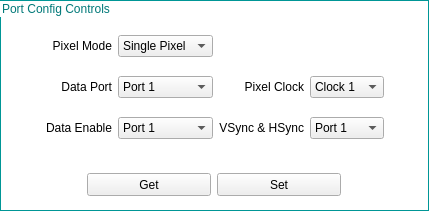
                   <widget class="QGroupBox" name="PixelMode">
                    <property name="geometry">
                     <rect>
                      <x>457</x>
                      <y>268</y>
                      <width>429</width>
                      <height>211</height>
                     </rect>
                    </property>
                    <property name="sizePolicy">
                     <sizepolicy hsizetype="Minimum" vsizetype="Minimum">
                      <horstretch>0</horstretch>
                      <verstretch>0</verstretch>
                     </sizepolicy>
                    </property>
                    <property name="minimumSize">
                     <size>
                      <width>429</width>
                      <height>211</height>
                     </size>
                    </property>
                    <property name="styleSheet">
                     <string notr="true">QGroupBox{ border: 1px solid ;
background-color: transparent;
border-color: rgb(0,150,150);
color:rgb(0,120,120);
;}</string>
                    </property>
                    <property name="title">
                     <string>Port Config Controls</string>
                    </property>
                    <widget class="QWidget" name="layoutWidget_1">
                     <property name="geometry">
                      <rect>
                       <x>38</x>
                       <y>22</y>
                       <width>346</width>
                       <height>131</height>
                      </rect>
                     </property>
                     <layout class="QGridLayout" name="gridLayout_21">
                      <item row="0" column="0">
                       <widget class="QLabel" name="label_PixelMode">
                        <property name="text">
                         <string>Pixel Mode</string>
                        </property>
                        <property name="alignment">
                         <set>Qt::AlignRight|Qt::AlignTrailing|Qt::AlignVCenter</set>
                        </property>
                       </widget>
                      </item>
                      <item row="0" column="1">
                       <widget class="QComboBox" name="portConfig_pixelMode_comboBox">
                        <property name="sizePolicy">
                         <sizepolicy hsizetype="Minimum" vsizetype="Fixed">
                          <horstretch>0</horstretch>
                          <verstretch>0</verstretch>
                         </sizepolicy>
                        </property>
                        <item>
                         <property name="text">
                          <string>Single Pixel </string>
                         </property>
                        </item>
                        <item>
                         <property name="text">
                          <string>Dual Pixel </string>
                         </property>
                        </item>
                       </widget>
                      </item>
                      <item row="1" column="0">
                       <widget class="QLabel" name="label_DataPort">
                        <property name="text">
                         <string>Data Port</string>
                        </property>
                        <property name="alignment">
                         <set>Qt::AlignRight|Qt::AlignTrailing|Qt::AlignVCenter</set>
                        </property>
                       </widget>
                      </item>
                      <item row="1" column="1">
                       <widget class="QComboBox" name="portConfig_dataPort_comboBox">
                        <item>
                         <property name="text">
                          <string>Port 1</string>
                         </property>
                        </item>
                        <item>
                         <property name="text">
                          <string>Port 2</string>
                         </property>
                        </item>
                       </widget>
                      </item>
                      <item row="1" column="2">
                       <widget class="QLabel" name="label_PixelClock">
                        <property name="text">
                         <string>Pixel Clock</string>
                        </property>
                        <property name="alignment">
                         <set>Qt::AlignRight|Qt::AlignTrailing|Qt::AlignVCenter</set>
                        </property>
                       </widget>
                      </item>
                      <item row="1" column="3">
                       <widget class="QComboBox" name="portConfig_pixelClock_comboBox">
                        <item>
                         <property name="text">
                          <string>Clock 1</string>
                         </property>
                        </item>
                        <item>
                         <property name="text">
                          <string>Clock 2</string>
                         </property>
                        </item>
                        <item>
                         <property name="text">
                          <string>Clock 3</string>
                         </property>
                        </item>
                       </widget>
                      </item>
                      <item row="2" column="0">
                       <widget class="QLabel" name="label_DataEnable">
                        <property name="text">
                         <string>Data Enable</string>
                        </property>
                        <property name="alignment">
                         <set>Qt::AlignRight|Qt::AlignTrailing|Qt::AlignVCenter</set>
                        </property>
                       </widget>
                      </item>
                      <item row="2" column="1">
                       <widget class="QComboBox" name="portConfig_dataEnable_comboBox">
                        <item>
                         <property name="text">
                          <string>Port 1</string>
                         </property>
                        </item>
                        <item>
                         <property name="text">
                          <string>Port 2</string>
                         </property>
                        </item>
                       </widget>
                      </item>
                      <item row="2" column="2">
                       <widget class="QLabel" name="label_VsyncHsync">
                        <property name="text">
                         <string>VSync &amp; HSync</string>
                        </property>
                        <property name="alignment">
                         <set>Qt::AlignRight|Qt::AlignTrailing|Qt::AlignVCenter</set>
                        </property>
                       </widget>
                      </item>
                      <item row="2" column="3">
                       <widget class="QComboBox" name="portConfig_syncSelect_comboBox">
                        <item>
                         <property name="text">
                          <string>Port 1</string>
                         </property>
                        </item>
                        <item>
                         <property name="text">
                          <string>Port 2</string>
                         </property>
                        </item>
                       </widget>
                      </item>
                     </layout>
                    </widget>
                    <widget class="QPushButton" name="portConfigGet_button">
                     <property name="geometry">
                      <rect>
                       <x>87</x>
                       <y>173</y>
                       <width>124</width>
                       <height>23</height>
                      </rect>
                     </property>
                     <property name="sizePolicy">
                      <sizepolicy hsizetype="Fixed" vsizetype="Fixed">
                       <horstretch>0</horstretch>
                       <verstretch>0</verstretch>
                      </sizepolicy>
                     </property>
                     <property name="minimumSize">
                      <size>
                       <width>124</width>
                       <height>0</height>
                      </size>
                     </property>
                     <property name="maximumSize">
                      <size>
                       <width>124</width>
                       <height>16777215</height>
                      </size>
                     </property>
                     <property name="text">
                      <string>Get</string>
                     </property>
                    </widget>
                    <widget class="QPushButton" name="portConfigSet_button">
                     <property name="geometry">
                      <rect>
                       <x>217</x>
                       <y>173</y>
                       <width>124</width>
                       <height>23</height>
                      </rect>
                     </property>
                     <property name="sizePolicy">
                      <sizepolicy hsizetype="Fixed" vsizetype="Fixed">
                       <horstretch>0</horstretch>
                       <verstretch>0</verstretch>
                      </sizepolicy>
                     </property>
                     <property name="minimumSize">
                      <size>
                       <width>124</width>
                       <height>0</height>
                      </size>
                     </property>
                     <property name="maximumSize">
                      <size>
                       <width>124</width>
                       <height>16777215</height>
                      </size>
                     </property>
                     <property name="text">
                      <string>Set</string>
                     </property>
                    </widget>
                   </widget>
